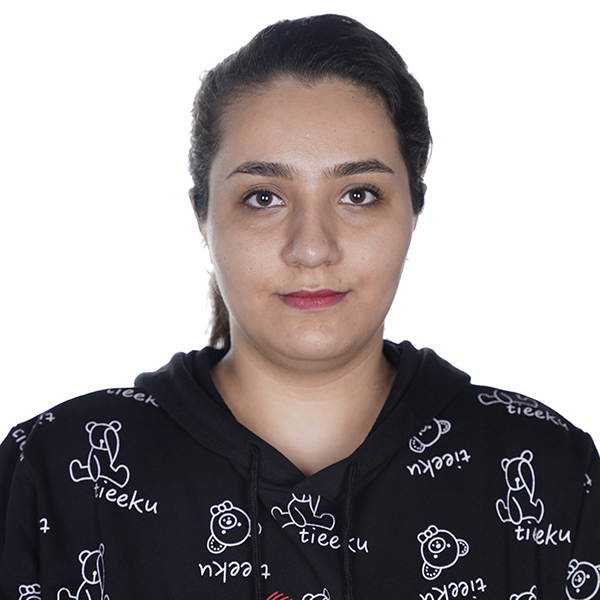
#> input picture assignment36/inputs/input_6_tara.jpg, 600 x 600 px, found by its file name
$ python 6.py
#> lines starting #> are read from the running program, lines starting #| are printed output that depends on the picture

import cv2
import numpy as np

img = cv2.imread ("inputs\input_6_tara.jpg")
#> img is the input picture: shape (600, 600, 3); mean B, G, R 153.1, 152.5, 158.2
img = cv2.resize (img , (370 , 750))
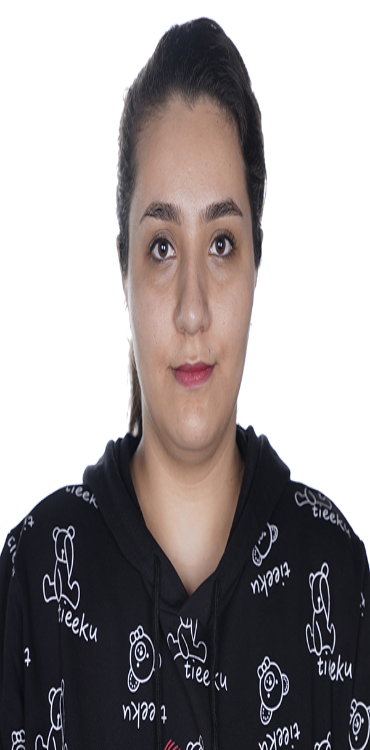
#> img: shape (750, 370, 3); mean B, G, R 153.1, 152.4, 158.2

img_rgb = cv2.cvtColor (img , cv2.COLOR_BGR2RGB)
img_hsv = cv2.cvtColor (img_rgb , cv2.COLOR_RGB2HSV)
#> img_hsv: shape (750, 370, 3); mean H, S, V 48.6, 32.2, 161.1

h , s , v = cv2.split (img_hsv)
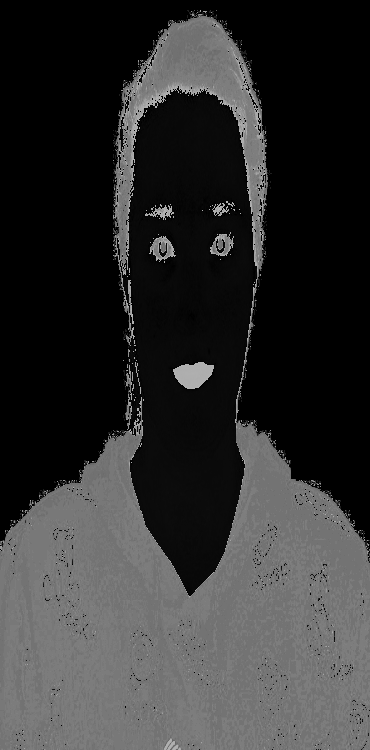
#> h: shape (750, 370); min 0, max 179, mean 48.6
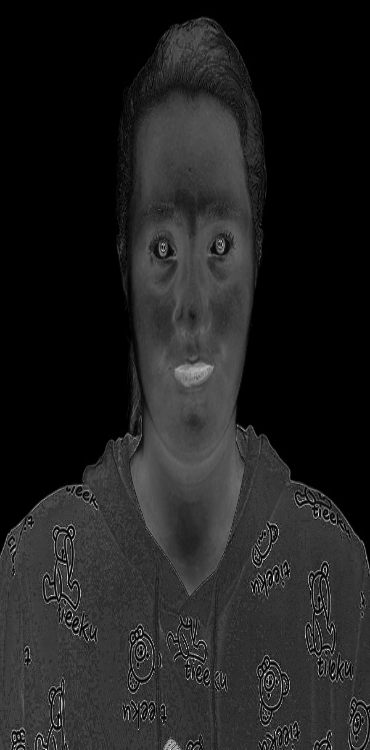
#> s: shape (750, 370); min 0, max 255, mean 32.2
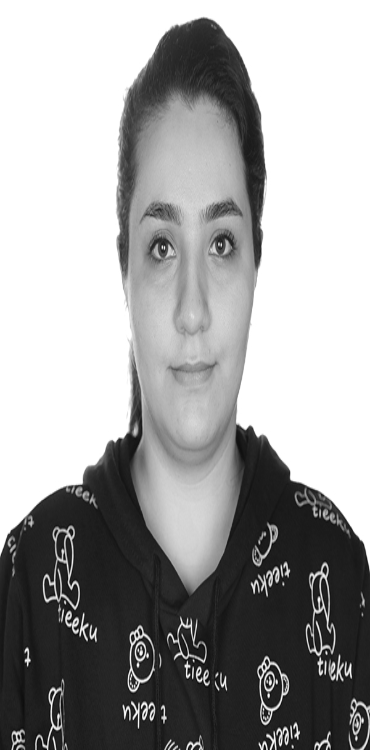
#> v: shape (750, 370); min 2, max 255, mean 161.1
h = h.astype (np.float32)

for i in range (img.shape[0]) :
    for j in range (img.shape[1]) :
        if h [i , j] < 10 or h [i , j] > 110 :
            if s [i , j] > 160 and v [i , j] > 50 :
                h [i , j] -= 35
#> h: shape (750, 370) float32; min 0, max 179, mean 48.6

h = h.astype (np.uint8)

result = cv2.merge ([h , s , v])
#> result: shape (750, 370, 3); mean H, S, V 48.6, 32.2, 161.1
result = cv2.cvtColor (result , cv2.COLOR_HSV2BGR)

cv2.imshow ("result 6" , result)
cv2.waitKey ()
cv2.imwrite ("outputs\output_6_new_shirt.jpg" , result)

$ run again, with assignment36/inputs/IMG_20240310_225156.jpg copied over assignment36/inputs/input_6_tara.jpg
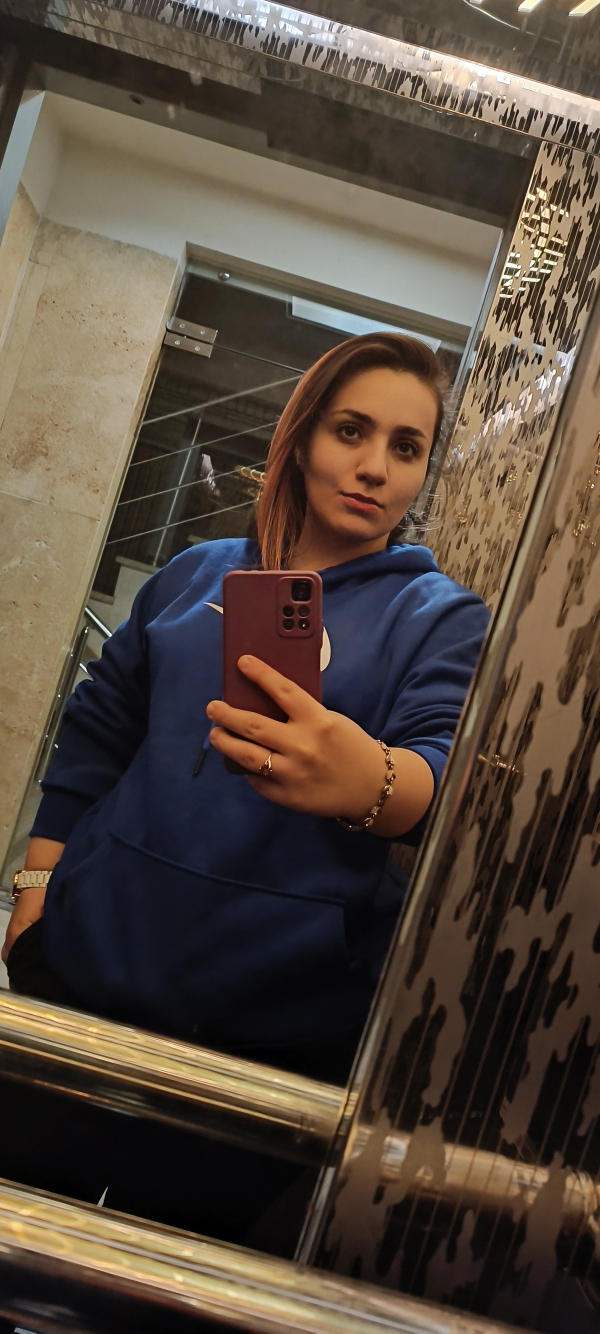
#> input picture assignment36/inputs/IMG_20240310_225156.jpg, 1800 x 4000 px, found by its file name (shown at 1/3 size)
#> img is the input picture: shape (4000, 1800, 3); mean B, G, R 61.3, 72.9, 86.1
#> img: shape (750, 370, 3)
#> img_hsv: shape (750, 370, 3); mean H, S, V 42, 93.4, 89.4
#> after the loop `for i in range (img.shape[0]) :`:
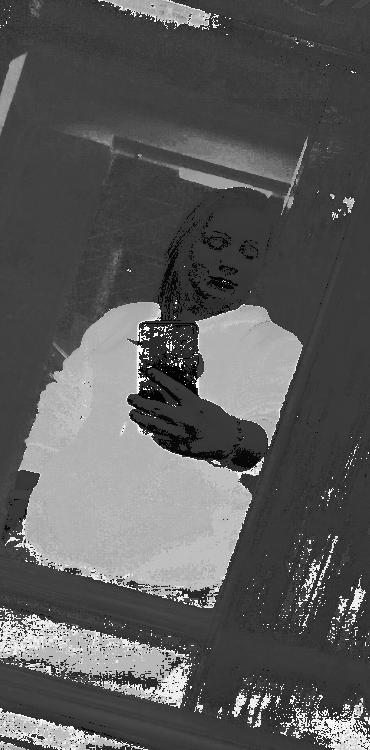
#> h: shape (750, 370) float32; min -35, max 179, mean 41.4; drawn with min black and max white
#> `h = h.astype (np.uint8)`:
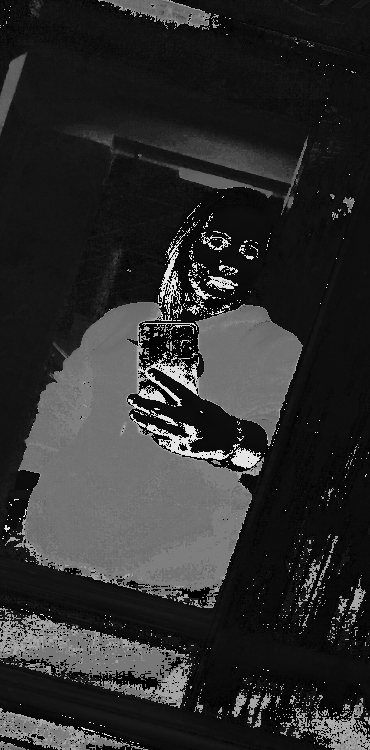
#> h: shape (750, 370); min 0, max 230, mean 45.7

$ run again, with assignment36/inputs/input_1_watermelon.jpg copied over assignment36/inputs/input_6_tara.jpg
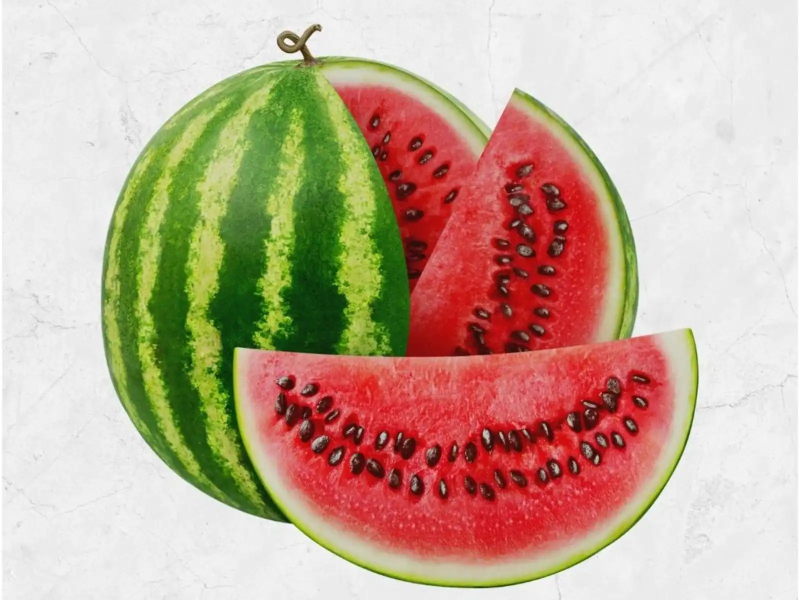
#> input picture assignment36/inputs/input_1_watermelon.jpg, 1600 x 1200 px, found by its file name (shown at 1/2 size)
#> img is the input picture: shape (1200, 1600, 3); mean B, G, R 150, 170.9, 196.2
#> img: shape (750, 370, 3)
#> img_hsv: shape (750, 370, 3); mean H, S, V 31.5, 84.8, 204.3
#> after the loop `for i in range (img.shape[0]) :`:
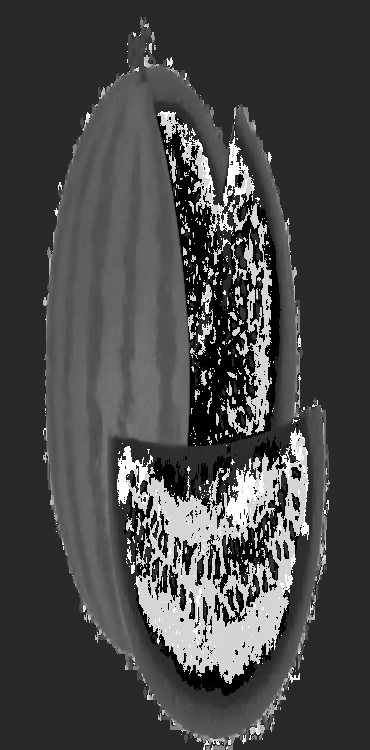
#> h: shape (750, 370) float32; min -35, max 179, mean 25.2; drawn with min black and max white
#> `result = cv2.cvtColor (result , cv2.COLOR_HSV2BGR)`:
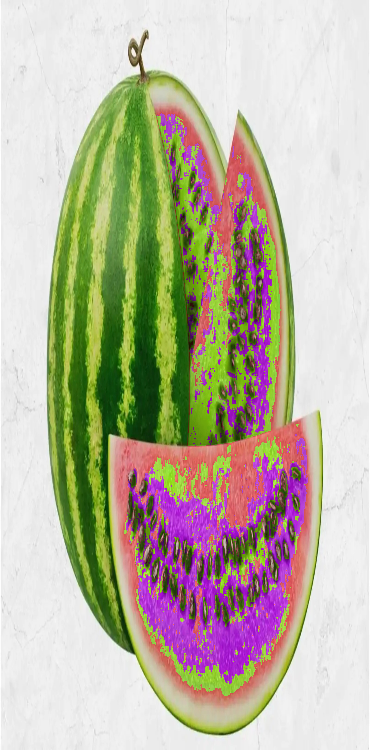
#> result: shape (750, 370, 3); mean B, G, R 162.9, 182.4, 188.4
